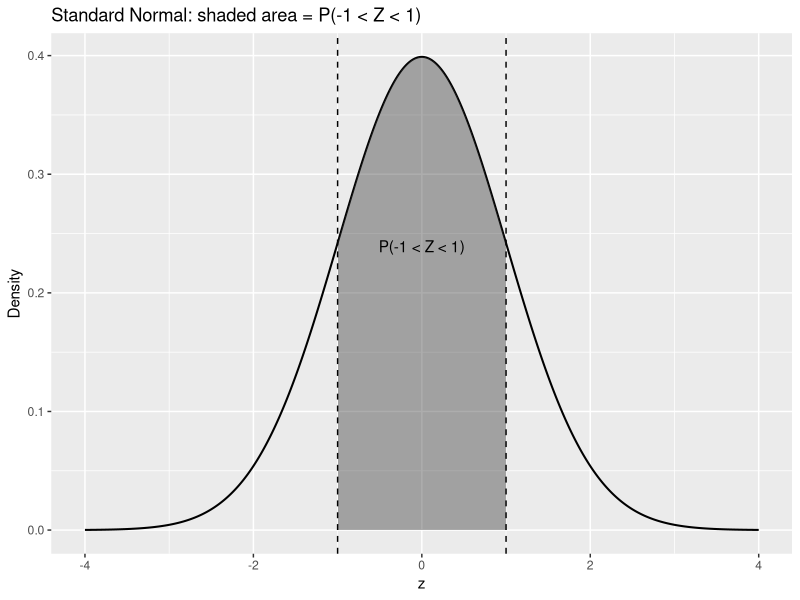
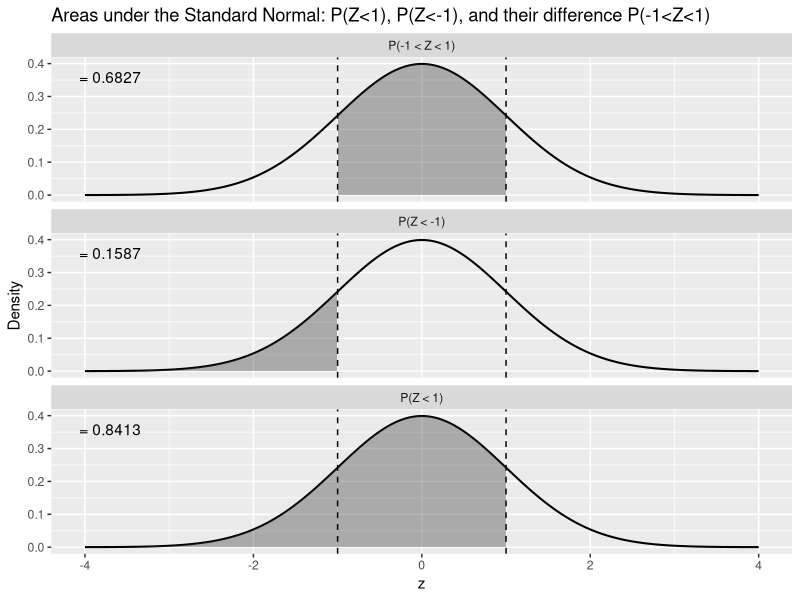
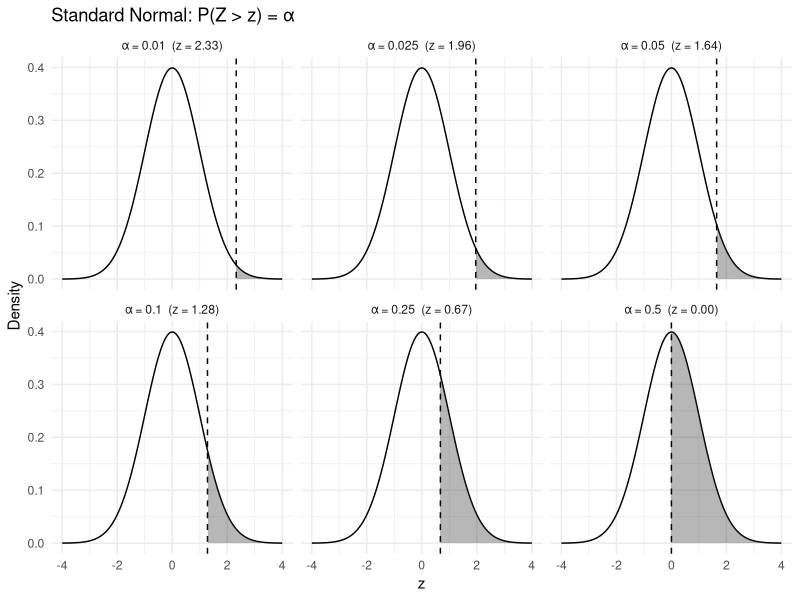
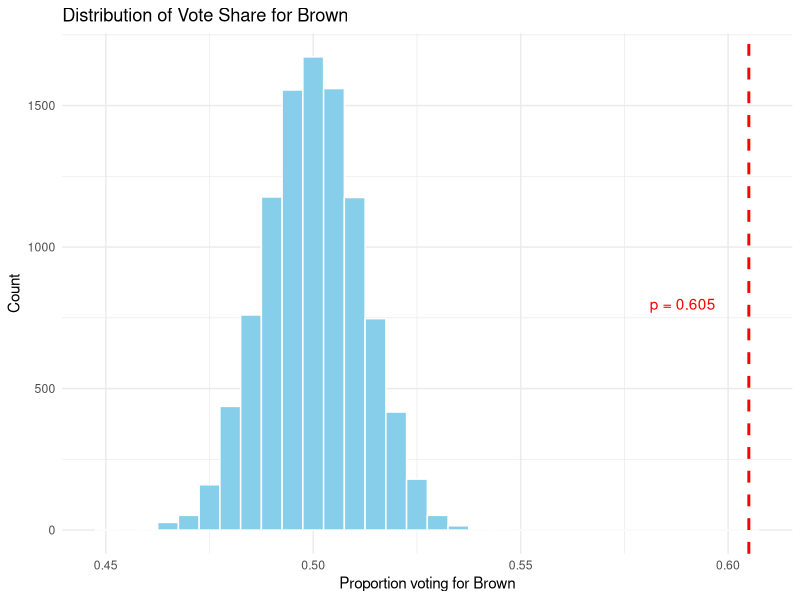
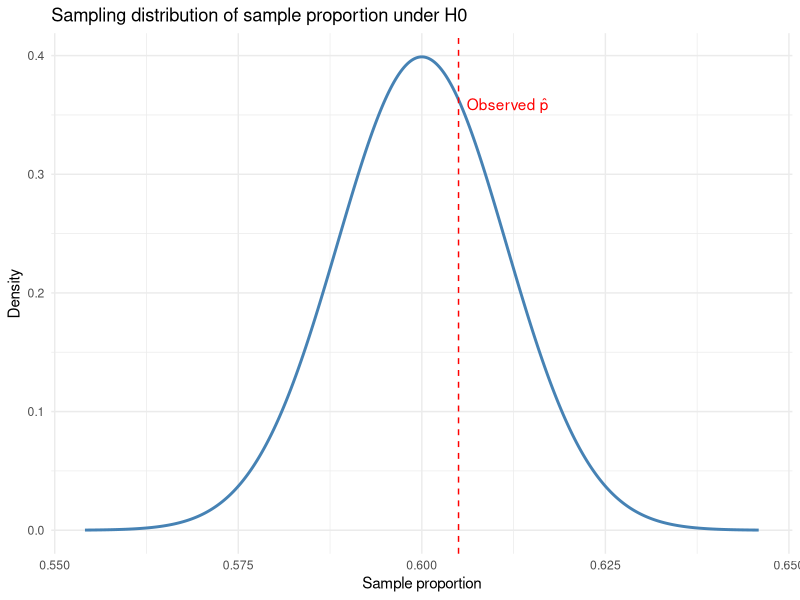
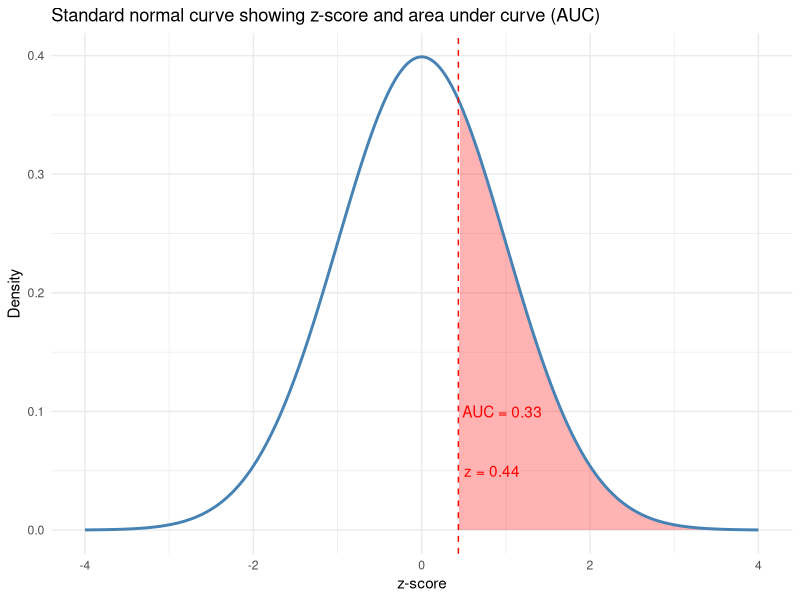
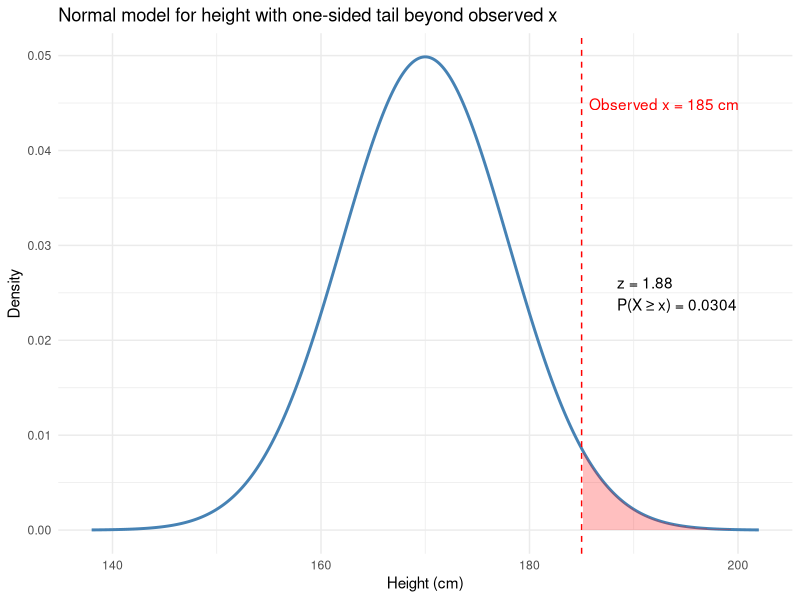
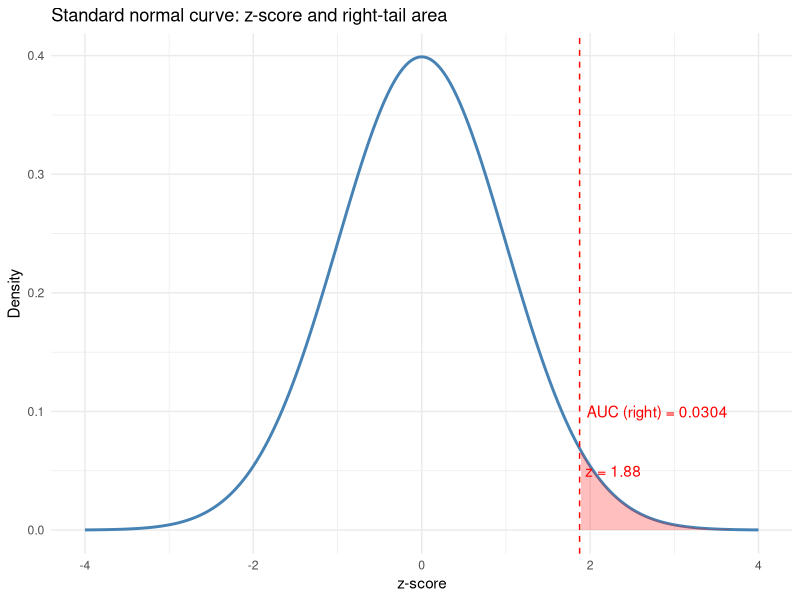

Write R code to recreate these figures, in order.
library(tidyverse)

# Sampling distributions and z-scores

set.seed(123) # reproducibility

# In this class, we're still using pretty basic functions. 
# The most important knowledge might not be to know how these functions work, you can always google it, check the help?, ask chatgpt.
# Rather, we focus on visualizing what we're doing, and creating links between the empirical part (how would you do it by hand), and the computations.
# As such, the code contains simulations of distributions, and ggplots, which are meant for illustrating more than for you to learn how to use.

# a tutorial on how to use ggplot:
# > https://r4ds.hadley.nz/data-visualize.html

#### 4.9 ####
# For a normal distribution, verify that the probability between
# (a) μ − σ and μ + σ equals 0.68.
# (b) μ − 1.96σ and μ + 1.96σ equals 0.95.
# (c) μ − 3σ and μ + 3σ equals 0.997.
# (d) μ − 0.67σ and μ + 0.67σ equals 0.50.

# P(μ−kσ<X<μ+kσ)=P(−k<Z<k) # >> remember this!  

## - Visual + computation for P(μ-σ < X < μ+σ) -

## 1) Plot the standard normal and shade area between -1 and 1
z <- seq(-4, 4, length.out = 1000)
df <- data.frame(z = z, dens = dnorm(z))

z_left  <- -1
z_right <-  1

ggplot(df, aes(z, dens)) +
  geom_line(size = 0.7) +
  geom_ribbon(
    data = subset(df, z >= z_left & z <= z_right),
    aes(ymin = 0, ymax = dens),
    alpha = 0.4
  ) +
  geom_vline(xintercept = c(z_left, z_right), linetype = "dashed") +
  labs(
    x = "z",
    y = "Density",
    title = "Standard Normal: shaded area = P(-1 < Z < 1)"
  ) +
  annotate("text", x = 0, y = dnorm(0)*0.6, label = "P(-1 < Z < 1)")

### optional (will be done on whiteboard in class) ###
# probabilities
p_left  <- pnorm(z_left)            # P(Z < -1) -> that's the behavior of the function, it calculates the Area Under the Curve (AUC) on the left of the value
# you could calculate the AUC on the right side by using pnorm(z_left, lower.tail = F) -> check what the default behavior is in the help?
p_right <- pnorm(z_right)           # P(Z <  1)
p_mid   <- p_right - p_left         # P(-1 < Z < 1)

# build a long data frame with which area to shade in each panel
df_long <- bind_rows(
  df %>% mutate(panel = "P(Z < 1)",     shade = ifelse(z <= z_right, dens, NA_real_)),
  df %>% mutate(panel = "P(Z < -1)",    shade = ifelse(z <= z_left,  dens, NA_real_)),
  df %>% mutate(panel = "P(-1 < Z < 1)",shade = ifelse(z >= z_left & z <= z_right, dens, NA_real_))
)

# labels to annotate each facet with its numeric value
ann <- data.frame(
  panel = c("P(Z < 1)", "P(Z < -1)", "P(-1 < Z < 1)"),
  x     = c(-3.7, -3.7, -3.7),
  y     = c(dnorm(0)*0.9, dnorm(0)*0.9, dnorm(0)*0.9),
  lab   = c(
    sprintf("= %.4f", p_right),
    sprintf("= %.4f", p_left),
    sprintf("= %.4f", p_mid)
  )
)

ggplot(df_long, aes(z, dens)) +
  geom_line(size = 0.7) +
  geom_ribbon(aes(ymin = 0, ymax = shade), alpha = 0.35, na.rm = TRUE) +
  geom_vline(xintercept = c(z_left, z_right), linetype = "dashed") +
  facet_wrap(~ panel, nrow = 3) +
  labs(
    x = "z",
    y = "Density",
    title = "Areas under the Standard Normal: P(Z<1), P(Z<-1), and their difference P(-1<Z<1)"
  ) +
  geom_text(data = ann, aes(x = x, y = y, label = lab), inherit.aes = FALSE)


## 2) Compute the probability using pnorm()

# (i) Standard normal version: P(-1 < Z < 1)
p_std <- pnorm(1) - pnorm(-1)        # same as 2*pnorm(1) - 1 (mathematical property of the symmetry, you can draw it by hand)
p_std

# (ii) Equivalent computation on any N(mu, sigma^2): P(mu - sigma < X < mu + sigma) 
# >> just to show you that you can use these functions directly without calculating a z-score in case you're working with "real data"
mu    <- 10
sigma <- 3
p_x <- pnorm(mu + sigma, mean = mu, sd = sigma) -
  pnorm(mu - sigma, mean = mu, sd = sigma)
p_x

## b, (or by extension, c & d) can be calculated by replacing the 'sigma' value here:
p_std <- pnorm(1.96) - pnorm(-1.96)        # same as 2*pnorm(1.96) - 1
p_std

p_std <- pnorm(3) - pnorm(-3)       

p_std <- pnorm(0.67) - pnorm(-0.67)
p_std

# >> in the next example we go from the probability to the z-score

#### 4.10 ####

# Find the z-value for which the probability that a normal variable exceeds μ + zσ equals 
# (a) 0.01, (b) 0.025, (c) 0.05, (d) 0.10, (e) 0.25, (f) 0.50

qnorm(1 - 0.01) # this is the simple way of doing it 
# note that the behavior is the area under the curve on the left of the computed quantile

# next I propose a visualisation + a way to do it for multiple values

# Target tail probabilities
alpha <- c(0.01, 0.025, 0.05, 0.10, 0.25, 0.50)

# z such that P(Z > z) = alpha
z <- qnorm(1 - alpha)

# Quick table (z rounded) + check via pnorm()
res <- data.frame(alpha = alpha, z = round(z, 3),
                  check = round(pnorm(z, lower.tail = FALSE), 3))
print(res)

# - Plot: shade right-tail area α in each panel 
zgrid <- seq(-4, 4, length.out = 2000)
base  <- data.frame(z = zgrid, dens = dnorm(zgrid))

# Build a small dataframe for facets (one per alpha)
labels <- paste0("α = ", alpha, "  (z = ", sprintf("%.2f", z), ")")
plot_df <- do.call(rbind, lapply(seq_along(alpha), function(i) {
  df <- base
  df$panel <- labels[i]
  df$shade <- ifelse(df$z >= z[i], df$dens, NA_real_)
  df
}))
vlines <- data.frame(panel = labels, x = z)

ggplot(plot_df, aes(z, dens)) +
  geom_line() +
  geom_ribbon(aes(ymin = 0, ymax = shade), alpha = 0.35, na.rm = TRUE) +
  geom_vline(data = vlines, aes(xintercept = x), linetype = "dashed") +
  facet_wrap(~ panel, nrow = 2) +
  labs(title = "Standard Normal: P(Z > z) = α",
       x = "z", y = "Density") +
  theme_minimal()

#### Normal distribution + z-score for a proportion variable (votes for Brown) ####

# example 4.11 from the book (in the course section, not the exercices)

# Set parameters
n <- 1824       # number of voters
n_sim <- 10000  # number of simulated elections

# Simulate each election: number of votes for Brown
votes_Brown <- rbinom(n = n_sim, size = n, prob = 0.5)

# Compute proportion of votes for Brown
prop_Brown <- votes_Brown / n

# Basic summary
mean(prop_Brown)        # average vote share for Brown (should be close to 0.5)
sd(prop_Brown)          # standard deviation across simulations : sqrt(p*(1-p)/n) is an estimation (in practice we usually do not know the underlying pop's sd)

data <- data.frame(prop_Brown)

# Plot with ggplot2
ggplot(data, aes(x = prop_Brown)) +
  geom_histogram(binwidth = 0.005, fill = "skyblue", color = "white") +
  geom_vline(xintercept = 0.605, color = "red", linetype = "dashed", size = 1) +
  annotate("text", x = 0.605, y = 800, label = "p = 0.605", color = "red", hjust = 1.5) +
  labs(
    title = "Distribution of Vote Share for Brown",
    x = "Proportion voting for Brown",
    y = "Count"
  ) +
  theme_minimal()

# simpler version (how I would plot it quickly)
# ggplot(data, aes(x = prop_Brown)) +
#   geom_histogram(binwidth = 0.005, fill = "skyblue", color = "white") +
#   geom_vline(xintercept = 0.605, color = "red", linetype = "dashed", size = 1)

# calculation of a z-score:
p_hat <- 0.605 # observed probability in sample
p0 <- 0.5 # theoretical probability from population if votes are spread 50-50
n <- 1824 # sample size

# the formula is essentially an estimation of how big the deviation is:
# how many standard errors is the value observed from the mean
# this is using the formulas from the "Data Analysis for Public Policy Formulas.pdf" file
# (z score for one sample proportion), using se_0
z <- (p_hat - p0) / sqrt(p0 * (1 - p0) / n) # formula for proportion z-score

z

# probability to observe a value larger than z in a normal distribution 
1 - pnorm(z) # pnorm calculates the probability of a sample mean being smaller than the z-score, in a normal distribution
# when we start talking about tests, that would be the equivalent of a one-sided test

# >> this tells us that the population from which we sampled might be different from the one we simulated (mean = 0.5)

##### example (try to think how to do it yourself) #####
# ?> how would you visualize the likelihood of the population's sample mean to be 0.6 (if the observed sample is 0.6, with n = 1824)

p_hat <- 0.605 # observed probability in sample
p0 <- 0.6 # theoretical probability from population if votes are spread 60-40
n <- 1824 # pop size

z <- (p_hat - p0) / sqrt(p0 * (1 - p0) / n) # formula for proportion z-score, no direct way of doing this for a proportion in R (we'll cover it in the Chi2 chapters)

z

# probability to observe a value larger than z in a normal distribution 
1 - pnorm(z) # pnorm calculates the probability of a sample being smaller than the z-score, in a normal distribution

### here we visualize the example:

# approximate / simulate sampling distribution under H0
mean0 <- p0
sd0 <- sqrt(p0 * (1 - p0) / n) # could also use the sd of the pop, from the book, but it's usually not known

x <- seq(mean0 - 4*sd0, mean0 + 4*sd0, length.out = 400)
y <- dnorm(x, mean = mean0, sd = sd0)*sd0 # standardize output to have this and next plot on the same scale
df1 <- data.frame(x = x, y = y)

ggplot(df1, aes(x, y)) +
  geom_line(color = "steelblue", size = 1) +
  geom_vline(xintercept = p_hat, color = "red", linetype = "dashed") +
  annotate("text", x = p_hat, y = max(y)*0.9, label = "Observed p̂", color = "red", hjust = -0.1) +
  labs(
    title = "Sampling distribution of sample proportion under H0",
    x = "Sample proportion",
    y = "Density"
  ) +
  theme_minimal()

# >> it's likely the sample is taken from a population that has a proportion of voters around 0.6 for Brown

# how to represent z on that plot?

x2 <- seq(-4, 4, length.out = 400)
y2 <- dnorm(x2) # 
df2 <- data.frame(x2, y2)

ggplot(df2, aes(x2, y2)) +
  geom_area(data = subset(df2, x2 >= z), aes(x2, y2), fill = "red", alpha = 0.3) +
  geom_line(color = "steelblue", size = 1) +
  geom_vline(xintercept = z, color = "red", linetype = "dashed") +
  annotate("text", x = z, y = 0.05, label = paste0("z = ", round(z, 2)), color = "red", hjust = -0.1) +
  annotate("text", x = z, y = 0.10, label = paste0("AUC = ", round(1 - pnorm(z), 2)), color = "red", hjust = -0.05) +
  labs(
    title = "Standard normal curve showing z-score and area under curve (AUC)",
    x = "z-score",
    y = "Density"
  ) +
  theme_minimal()

# simpler version (how I would plot it quickly)
# ggplot(df2, aes(x = x2, y = y2)) +
#   geom_area(data = subset(df2, x2 >= z), aes(x = x2, y = y2), fill = "red", alpha = 0.3) +
#   geom_line(color = "steelblue", size = 1) + # geom_point could also do the job
#   geom_vline(xintercept = z, color = "red", linetype = "dashed")

#### Normal distribution + z-score for a continuous variable (heights) ####
# made up example
# Suppose adult heights (in cm) are approximately Normal with:
mu <- 170   # population mean height
sigma <- 8  # population sd

# Simulate a population-like sample
N <- 5000
heights <- tibble(height = rnorm(N, mean = mu, sd = sigma))

# Choose an observed height and compute its z
x_obs <- 185
z_obs <- (x_obs - mu) / sigma
p_right <- 1 - pnorm(z_obs)   # one-sided "taller than x_obs"
p_two   <- 2 * (1 - pnorm(abs(z_obs)))  # two-sided tail area

z_obs
p_right
p_two

# Visualize the population Normal model with the observed value
x <- seq(mu - 4*sigma, mu + 4*sigma, length.out = 400)
df_norm <- tibble(x = x, y = dnorm(x, mean = mu, sd = sigma))

ggplot(df_norm, aes(x, y)) +
  geom_line(color = "steelblue", linewidth = 1) +
  geom_area(data = subset(df_norm, x >= x_obs), aes(x, y), fill = "red", alpha = 0.25) +
  geom_vline(xintercept = x_obs, color = "red", linetype = "dashed") +
  annotate("text", x = x_obs, y = max(df_norm$y)*0.9,
           label = paste0("Observed x = ", x_obs, " cm"), color = "red", hjust = -0.05) +
  annotate("text", x = mu + 2.3*sigma, y = max(df_norm$y)*0.5,
           label = paste0("z = ", round(z_obs, 2),
                          "\nP(X ≥ x) = ", signif(p_right, 3)),
           color = "black", hjust = 0) +
  labs(
    title = "Normal model for height with one-sided tail beyond observed x",
    x = "Height (cm)",
    y = "Density"
  ) +
  theme_minimal()

# Show the same z on the Standard Normal with shaded tail
x_z <- seq(-4, 4, length.out = 400)
df_z <- tibble(z = x_z, dens = dnorm(x_z))

ggplot(df_z, aes(z, dens)) +
  geom_line(color = "steelblue", linewidth = 1) +
  geom_area(data = subset(df_z, z >= z_obs), aes(z, dens), fill = "red", alpha = 0.25) +
  geom_vline(xintercept = z_obs, color = "red", linetype = "dashed") +
  annotate("text", x = z_obs, y = 0.05,
           label = paste0("z = ", round(z_obs, 2)), color = "red", hjust = -0.1) +
  annotate("text", x = z_obs, y = 0.10,
           label = paste0("AUC (right) = ", signif(p_right, 3)), color = "red", hjust = -0.05) +
  labs(
    title = "Standard normal curve: z-score and right-tail area",
    x = "z-score",
    y = "Density"
  ) +
  theme_minimal()

#### Z-score for a sample mean (CLT / sampling distribution) ####
# using the same population from the previous example
# Draw a sample of n individuals and visualize whether its mean differs from mu

n <- 36
samp <- sample(heights$height, size = n, replace = TRUE) # that's the sample, you can print(samp)
xbar <- mean(samp) # observed sample mean

## >> Big underlying question: what is the likelihood of observing a mean that's THAT different, when sampling from that population randomly? 

# if the sample comes from the underlying distribution: mean = mu with known sigma, the sampling distribution is Normal(mu, sigma/sqrt(n))
se <- sigma / sqrt(n)
z_xbar <- (xbar - mu) / se # calculate the z-score for that sample
p_two_mean <- 2 * (1 - pnorm(abs(z_xbar))) # and the two-sided area under the curve for a given z-score 
# (we don't care whether it's larger or smaller, in this example) 

xbar
z_xbar
p_two_mean
diffMu <- abs(xbar - mu) # absolute difference in means

# Visualize the sampling distribution and the observed sample mean
x_samp <- seq(mu - 4*se, mu + 4*se, length.out = 400)
df_samp <- tibble(x = x_samp, y = dnorm(x_samp, mean = mu, sd = se))

ggplot(df_samp, aes(x, y)) +
  geom_line(color = "steelblue", linewidth = 1) +
  geom_area(data = subset(df_samp, x >= mu + diffMu), aes(x, y), fill = "red", alpha = 0.25) +
  geom_area(data = subset(df_samp, x <= mu - diffMu), aes(x, y), fill = "red", alpha = 0.25) +
  geom_vline(xintercept = xbar, color = "red", linetype = "dashed") +
  annotate("text", x = xbar, y = max(df_samp$y)*0.9,
           label = paste0("Observed x̄ = ", round(xbar, 2), " cm"),
           color = "red", hjust = -0.05) +
  annotate("text", x = mu + 2.5*se, y = max(df_samp$y)*0.55,
           label = paste0("z = ", round(z_xbar, 2),
                          "\nTwo-sided p = ", signif(p_two_mean, 3)),
           color = "black", hjust = 0) +
  labs(
    title = "Sampling distribution of the sample mean under H0",
    x = "Sample mean (cm)",
    y = "Density"
  ) +
  theme_minimal()

### let's visualise what happens if we run this 20 times

# install.packages('patchwork')
library(patchwork)

# this is a function that allows me to sample the population with a given mu, sigma, and n, so I can do that multiple times

creatingPlot <- function(heights_vec, mu, sigma, n = 36) {
  samp <- sample(heights_vec, size = n, replace = TRUE)
  xbar <- mean(samp)
  
  se <- sigma / sqrt(n)
  z_xbar <- (xbar - mu) / se
  p_two_mean <- 2 * (1 - pnorm(abs(z_xbar)))
  diffMu <- abs(xbar - mu)
  
  x_samp <- seq(mu - 4 * se, mu + 4 * se, length.out = 400)
  df_samp <- tibble(x = x_samp, y = dnorm(x_samp, mean = mu, sd = se))
  ymax <- max(df_samp$y)
  
  # return a ggplot object
  ggplot(df_samp, aes(x, y)) +
    geom_line(color = "steelblue", linewidth = 1) +
    geom_area(data = subset(df_samp, x >= mu + diffMu), aes(x, y), fill = "red", alpha = 0.25) +
    geom_area(data = subset(df_samp, x <= mu - diffMu), aes(x, y), fill = "red", alpha = 0.25) +
    geom_vline(xintercept = xbar, color = "red", linetype = "dashed") +
    annotate("text", x = xbar - 0.01*xbar, y = ymax * 0.9,
             label = paste0("Observed x̄ = ", round(xbar, 2), " cm"),
             color = "red", hjust = 0) +
    annotate("text", x = mu - 0.5 * se, y = ymax * 0.55,
             label = paste0("z = ", round(z_xbar, 2),
                            "\nTwo-sided p = ", signif(p_two_mean, 3)))+
    # xlim(150,180)+ # could help see the difference when playing with different sigma & n -> (Ctrl + Shift + C) to comment/uncomment
    theme_minimal()
}

# - build N plots as a list, calling the function inside replicate (here, I do it 12 times, it is the first argument of the following code)
plots <- replicate(
  12,                                                  # how many plots you want
  creatingPlot(heights_vec = heights$height, mu = mu, sigma = sigma, n = 2),
  simplify = FALSE
)

# - A) 5 x 4 grid on one panel -
# using patchwork
wrap_plots(plots, nrow = 3, ncol = 4) # plotting all together

## >> Reminder -- Big underlying question: what is the likelihood of observing a mean that's THAT different, when sampling from that population randomly? 

# >> If you would run this simulation enough times, you'd have some instances where the sampled mean was quite different from the population. It is less likely, but still possible. 

# >> remember that we are using mu and sigma from a population (we assume we know these), normally you'd have to use an estimate of that, based on your sample(s)
# ?> question: what happens if I change sigma, or n? Are z, and p, going to be larger, smaller, or the same?

# >>! important note: when estimating the mean from our sample when doing hypothesis testing, we don't consider the distribution of mean to be a perfect gaussian. 
# >> Rather, we use a more conservative distribution that 



